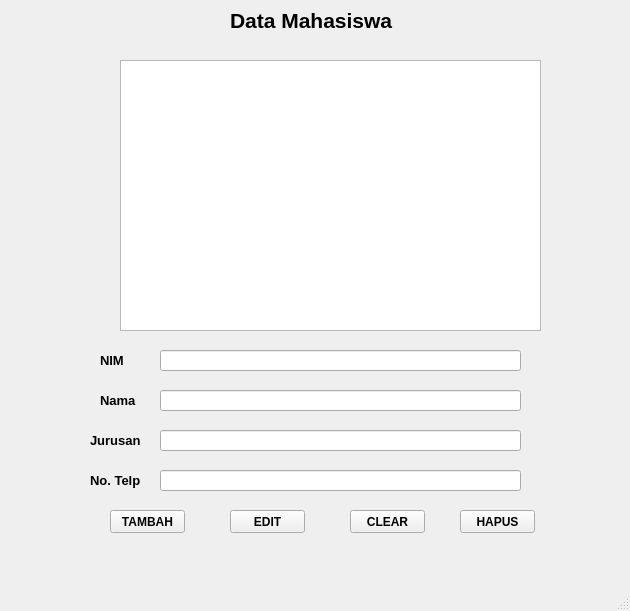
<?xml version="1.0" encoding="UTF-8"?>
<ui version="4.0">
 <class>MainWindow</class>
 <widget class="QMainWindow" name="MainWindow">
  <property name="geometry">
   <rect>
    <x>0</x>
    <y>0</y>
    <width>630</width>
    <height>611</height>
   </rect>
  </property>
  <property name="windowTitle">
   <string>MainWindow</string>
  </property>
  <widget class="QWidget" name="centralwidget">
   <widget class="QLabel" name="label">
    <property name="geometry">
     <rect>
      <x>230</x>
      <y>0</y>
      <width>181</width>
      <height>41</height>
     </rect>
    </property>
    <property name="font">
     <font>
      <pointsize>16</pointsize>
      <weight>75</weight>
      <bold>true</bold>
     </font>
    </property>
    <property name="text">
     <string>Data Mahasiswa</string>
    </property>
   </widget>
   <widget class="QLabel" name="label_2">
    <property name="geometry">
     <rect>
      <x>100</x>
      <y>350</y>
      <width>47</width>
      <height>21</height>
     </rect>
    </property>
    <property name="font">
     <font>
      <pointsize>10</pointsize>
      <weight>75</weight>
      <bold>true</bold>
     </font>
    </property>
    <property name="text">
     <string>NIM</string>
    </property>
   </widget>
   <widget class="QLineEdit" name="lineEdit">
    <property name="geometry">
     <rect>
      <x>160</x>
      <y>350</y>
      <width>361</width>
      <height>21</height>
     </rect>
    </property>
    <property name="text">
     <string/>
    </property>
   </widget>
   <widget class="QLabel" name="label_3">
    <property name="geometry">
     <rect>
      <x>100</x>
      <y>390</y>
      <width>47</width>
      <height>21</height>
     </rect>
    </property>
    <property name="font">
     <font>
      <pointsize>10</pointsize>
      <weight>75</weight>
      <bold>true</bold>
     </font>
    </property>
    <property name="text">
     <string>Nama</string>
    </property>
   </widget>
   <widget class="QLineEdit" name="lineEdit_2">
    <property name="geometry">
     <rect>
      <x>160</x>
      <y>390</y>
      <width>361</width>
      <height>21</height>
     </rect>
    </property>
   </widget>
   <widget class="QLabel" name="label_4">
    <property name="geometry">
     <rect>
      <x>90</x>
      <y>430</y>
      <width>61</width>
      <height>21</height>
     </rect>
    </property>
    <property name="font">
     <font>
      <pointsize>10</pointsize>
      <weight>75</weight>
      <bold>true</bold>
     </font>
    </property>
    <property name="text">
     <string>Jurusan </string>
    </property>
   </widget>
   <widget class="QLineEdit" name="lineEdit_3">
    <property name="geometry">
     <rect>
      <x>160</x>
      <y>430</y>
      <width>361</width>
      <height>21</height>
     </rect>
    </property>
   </widget>
   <widget class="QLabel" name="label_5">
    <property name="geometry">
     <rect>
      <x>90</x>
      <y>470</y>
      <width>61</width>
      <height>21</height>
     </rect>
    </property>
    <property name="font">
     <font>
      <pointsize>10</pointsize>
      <weight>75</weight>
      <bold>true</bold>
     </font>
    </property>
    <property name="text">
     <string>No. Telp</string>
    </property>
   </widget>
   <widget class="QLineEdit" name="lineEdit_4">
    <property name="geometry">
     <rect>
      <x>160</x>
      <y>470</y>
      <width>361</width>
      <height>21</height>
     </rect>
    </property>
   </widget>
   <widget class="QPushButton" name="pushButton">
    <property name="geometry">
     <rect>
      <x>110</x>
      <y>510</y>
      <width>75</width>
      <height>23</height>
     </rect>
    </property>
    <property name="font">
     <font>
      <weight>75</weight>
      <bold>true</bold>
     </font>
    </property>
    <property name="text">
     <string>TAMBAH</string>
    </property>
   </widget>
   <widget class="QPushButton" name="pushButton_2">
    <property name="geometry">
     <rect>
      <x>230</x>
      <y>510</y>
      <width>75</width>
      <height>23</height>
     </rect>
    </property>
    <property name="font">
     <font>
      <weight>75</weight>
      <bold>true</bold>
     </font>
    </property>
    <property name="text">
     <string>EDIT</string>
    </property>
   </widget>
   <widget class="QPushButton" name="pushButton_3">
    <property name="geometry">
     <rect>
      <x>350</x>
      <y>510</y>
      <width>75</width>
      <height>23</height>
     </rect>
    </property>
    <property name="font">
     <font>
      <weight>75</weight>
      <bold>true</bold>
     </font>
    </property>
    <property name="text">
     <string>CLEAR</string>
    </property>
   </widget>
   <widget class="QPushButton" name="pushButton_4">
    <property name="geometry">
     <rect>
      <x>460</x>
      <y>510</y>
      <width>75</width>
      <height>23</height>
     </rect>
    </property>
    <property name="font">
     <font>
      <weight>75</weight>
      <bold>true</bold>
     </font>
    </property>
    <property name="text">
     <string>HAPUS</string>
    </property>
   </widget>
   <widget class="QTextBrowser" name="textBrowser">
    <property name="geometry">
     <rect>
      <x>120</x>
      <y>60</y>
      <width>421</width>
      <height>271</height>
     </rect>
    </property>
    <property name="html">
     <string>&lt;!DOCTYPE HTML PUBLIC &quot;-//W3C//DTD HTML 4.0//EN&quot; &quot;http://www.w3.org/TR/REC-html40/strict.dtd&quot;&gt;
&lt;html&gt;&lt;head&gt;&lt;meta name=&quot;qrichtext&quot; content=&quot;1&quot; /&gt;&lt;style type=&quot;text/css&quot;&gt;
p, li { white-space: pre-wrap; }
&lt;/style&gt;&lt;/head&gt;&lt;body style=&quot; font-family:'MS Shell Dlg 2'; font-size:8.25pt; font-weight:400; font-style:normal;&quot;&gt;
&lt;p style=&quot;-qt-paragraph-type:empty; margin-top:0px; margin-bottom:0px; margin-left:0px; margin-right:0px; -qt-block-indent:0; text-indent:0px;&quot;&gt;&lt;br /&gt;&lt;/p&gt;&lt;/body&gt;&lt;/html&gt;</string>
    </property>
   </widget>
  </widget>
  <widget class="QMenuBar" name="menubar">
   <property name="geometry">
    <rect>
     <x>0</x>
     <y>0</y>
     <width>630</width>
     <height>21</height>
    </rect>
   </property>
  </widget>
  <widget class="QStatusBar" name="statusbar"/>
 </widget>
 <resources/>
 <connections/>
</ui>
